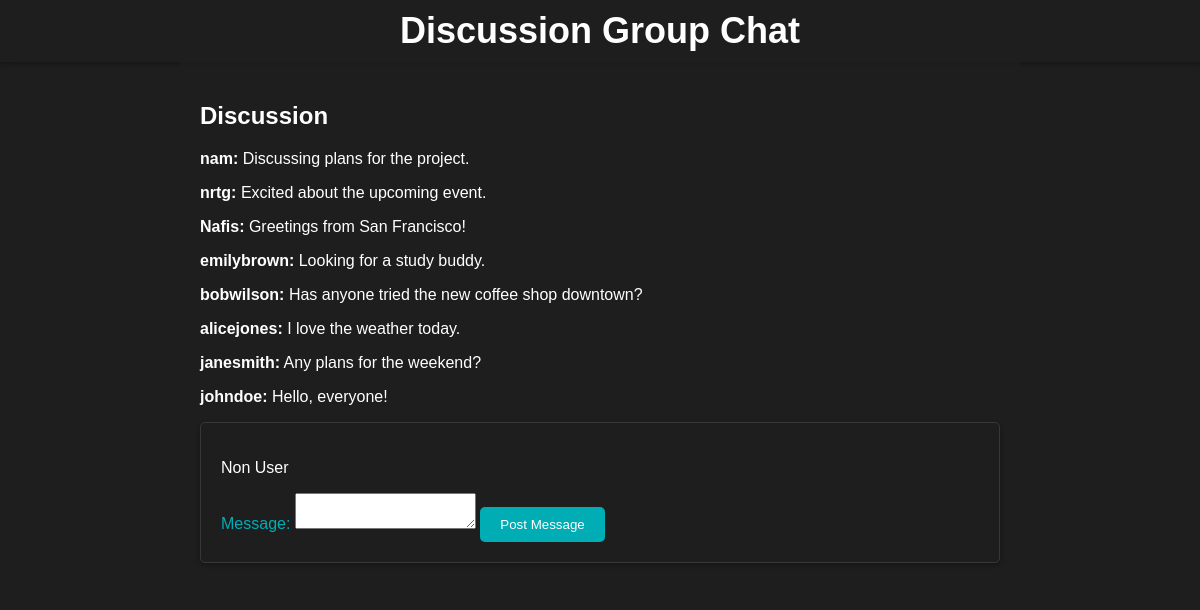
The page / on the database its author committed.
### tables this page shows
CREATE TABLE discussion (
    id INTEGER PRIMARY KEY AUTOINCREMENT,
    username TEXT NOT NULL,
    message TEXT NOT NULL
);

### app.py (the view)
@app.route('/')
def index():
    discussion = load_discussion()
    return render_template('discussion.html', discussion=discussion)

### app.py (called while the page is built)
def get_db():
    if 'db' not in g:
        g.db = sqlite3.connect(app.config['DATABASE'])
        g.db.row_factory = sqlite3.Row
    return g.db

def load_discussion():
    with app.app_context():
        db = get_db()
        cur = db.execute('SELECT username, message FROM discussion ORDER BY id DESC')
        discussion = cur.fetchall()
        return discussion

### templates/discussion.html (shortened to what this page needs)
<!DOCTYPE html>
<html lang="en">
<head>
    <link rel="stylesheet" href="{{ url_for('static', filename='style.css') }}">
</head>
<body style="background-image: url('/static/bg11-.gif'); background-size: cover;">
    <header>
        <h1>Discussion Group Chat</h1>
    </header>
    <main>
        <div class="discussion-container">
            <h2>Discussion</h2>
            <div class="messages">
                {% for entry in discussion %}
                    <p><strong>{{ entry['username'] }}:</strong> {{ entry['message'] }}</p>
                {% endfor %}
            </div>
<form action="{{ url_for('post_message') }}" method="post">
    {% if session['username'] %}
        <input type="hidden" name="username" value="{{ session['username'] }}">
        <p>Logged in as: <strong>{{ session['username'] }}</strong></p>
    {% else %}
        <p>Non User</p>
    {% endif %}
    <label for="message">Message:</label>
    <textarea id="message" name="message" required></textarea>
    <button type="submit">Post Message</button>
</form>
        </div>
    </main>
</body>
</html>

### static/style.css (style rules this page uses)
body { font-family: Arial, sans-serif; margin: 0; padding: 0; background: #1E1E1E; color: #fff; }
header { background-color: #000; color: #00ADB5; text-align: center; padding: 10px; box-shadow: 0 2px 5px rgba(0, 0, 0, 0.3); transition: background 0.3s, color 0.3s; }
header h1 { margin: 0; font-size: 36px; transition: font-size 0.3s; }
main { max-width: 800px; margin: 0 auto; padding: 20px; background: rgba(30, 30, 30, 0.7); color: #fff; transition: background 0.3s; }
form { background: rgba(30, 30, 30, 0.7); color: #fff; padding: 20px; border: 1px solid #373737; border-radius: 5px; box-shadow: 0 2px 5px rgba(0, 0, 0, 0.3); transition: background 0.3s; }
label { color: #00ADB5; transition: color 0.3s; }
button { background: #00ADB5; color: #fff; padding: 10px 20px; border: none; border-radius: 5px; cursor: pointer; transition: background 0.3s; }

### rows shown on the page
discussion: username "nam", message "Discussing plans for the project."
discussion: username "nrtg", message "Excited about the upcoming event."
discussion: username "Nafis", message "Greetings from San Francisco!"
discussion: username "emilybrown", message "Looking for a study buddy."
discussion: username "bobwilson", message "Has anyone tried the new coffee shop downtown?"
discussion: username "alicejones", message "I love the weather today."
discussion: username "janesmith", message "Any plans for the weekend?"
discussion: username "johndoe", message "Hello, everyone!"
